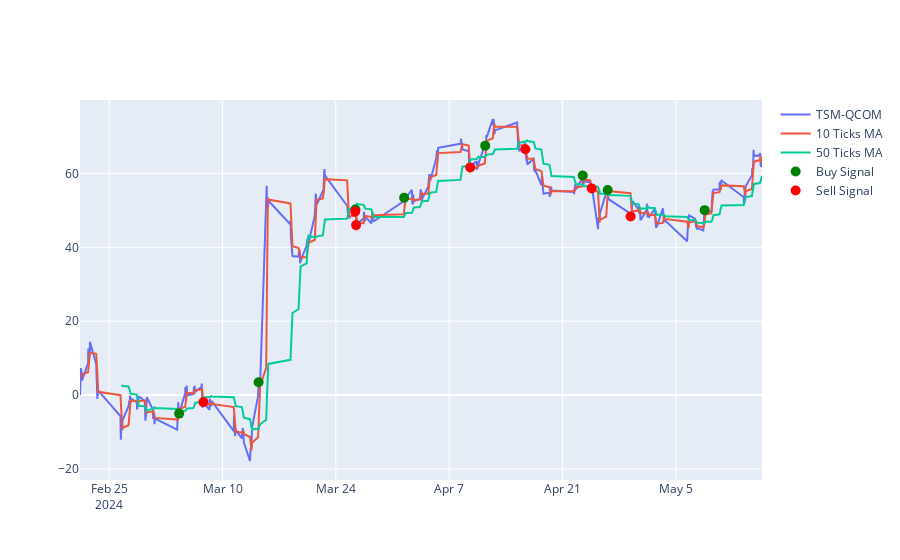

Source (notebook cell):
### Code cell
msft_adbe_dif['10T_MA'] = msft_adbe_dif['Close'].rolling(window=10).mean()
msft_adbe_dif['60T_MA'] = msft_adbe_dif['Close'].rolling(window=60).mean()

msft_adbe_dif['signal'] = np.where(msft_adbe_dif['10T_MA'] > msft_adbe_dif['60T_MA'], 1, 0)
msft_adbe_dif['signal'] = msft_adbe_dif['signal'].diff()

print(msft_adbe_dif['signal'].value_counts())

# Plot the signals

fig = go.Figure()
fig.add_trace(go.Scatter(x=msft_adbe_dif.index, y=msft_adbe_dif['Close'], name='TSM-QCOM'))
fig.add_trace(go.Scatter(x=msft_adbe_dif.index, y=msft_adbe_dif.rolling(window=10).mean()['Close'], name='10 Ticks MA'))
fig.add_trace(go.Scatter(x=msft_adbe_dif.index, y=msft_adbe_dif.rolling(window=50).mean()['Close'], name='50 Ticks MA'))

buy_signals = msft_adbe_dif[msft_adbe_dif['signal'] == 1]
sell_signals = msft_adbe_dif[msft_adbe_dif['signal'] == -1]

fig.add_trace(go.Scatter(x=buy_signals.index, y=buy_signals['Close'], mode='markers', marker=dict(color='green', size=10), name='Buy Signal'))
fig.add_trace(go.Scatter(x=sell_signals.index, y=sell_signals['Close'], mode='markers', marker=dict(color='red', size=10), name='Sell Signal'))

 # -1 buy || 1 sell

msft_data['signal'] = -msft_adbe_dif['signal']
adbe_data['signal'] = msft_adbe_dif['signal'] # opposite signal

fig.show()

# plot the profit and loss

msft_data['buy_price'] = np.where(msft_data['signal'] == 1, msft_data['Close'], np.nan)
msft_data['sell_price'] = np.where(msft_data['signal'] == -1, msft_data['Close'], np.nan)

adbe_data['buy_price'] = np.where(adbe_data['signal'] == 1, adbe_data['Close_NORM'], np.nan)
adbe_data['sell_price'] = np.where(adbe_data['signal'] == -1, adbe_data['Close_NORM'], np.nan)

tsm_profit = msft_data['sell_price'].sum() - msft_data['buy_price'].sum()
qcom_profit = adbe_data['sell_price'].sum() - adbe_data['buy_price'].sum()

print('TSMC Profit => ', tsm_profit)
print('QCOM Profit => ', qcom_profit)

pair_tsm_qcom_profit = tsm_profit + qcom_profit

print('Pair profit => ', pair_tsm_qcom_profit)

### Figure 1 — Plotly figure (JSON) as saved in the notebook; plotly's stock layout.template omitted (floating-point values rounded to 4 significant figures; data arrays with more than 128 entries replaced by an {"elided": "..."} marker saying what was removed)
{"data": [{"name": "TSM-QCOM", "type": "scatter", "x": {"elided": "780 str values"}, "y": {"elided": "780 float values"}}, {"name": "10 Ticks MA", "type": "scatter", "x": {"elided": "780 str values"}, "y": {"elided": "780 float values"}}, {"name": "50 Ticks MA", "type": "scatter", "x": {"elided": "780 str values"}, "y": {"elided": "780 float values"}}, {"marker": {"color": "green", "size": 10}, "mode": "markers", "name": "Buy Signal", "type": "scatter", "x": ["2024-03-04T15:30:00-05:00", "2024-03-14T11:00:00-04:00", "2024-03-26T10:00:00-04:00", "2024-04-01T10:30:00-04:00", "2024-04-11T11:00:00-04:00", "2024-04-23T12:00:00-04:00", "2024-04-26T14:00:00-04:00", "2024-05-08T13:30:00-04:00"], "y": [-5.003, 3.471, 50.21, 53.41, 67.53, 59.43, 55.52, 50.07]}, {"marker": {"color": "red", "size": 10}, "mode": "markers", "name": "Sell Signal", "type": "scatter", "x": ["2024-03-07T15:30:00-05:00", "2024-03-26T09:30:00-04:00", "2024-03-26T12:00:00-04:00", "2024-04-09T14:30:00-04:00", "2024-04-16T10:00:00-04:00", "2024-04-24T14:30:00-04:00", "2024-04-29T10:00:00-04:00"], "y": [-1.896, 49.7, 46.03, 61.64, 66.54, 55.96, 48.34]}], "layout": {}}
